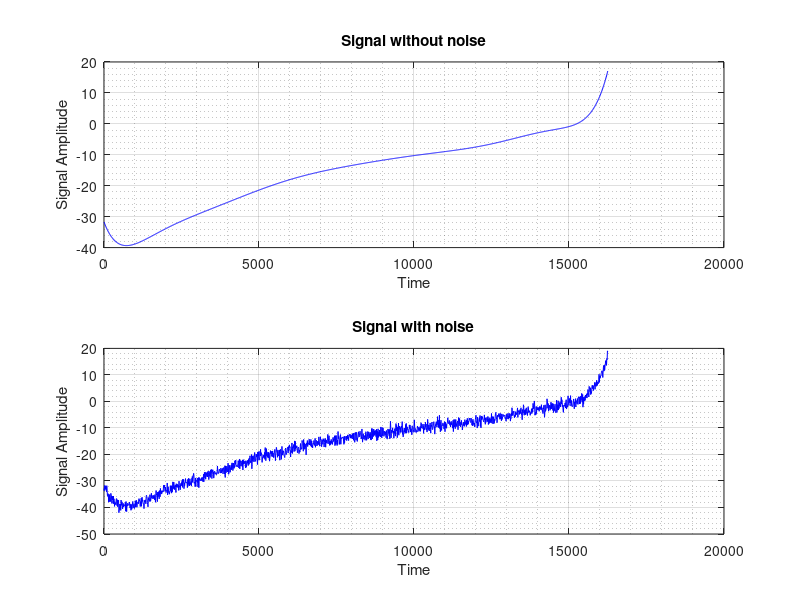

Write the MATLAB code that produced this figure. (Note: this script raises an error after producing the figure.)
%% Первая секция. Задание исходного сигнала.
% построение траектории
p = [1.29 -0.51466 -6.7952 2.242 11.911 -3.6167 -6.8425 4.4658 -3.4118 8.7944 -13.628];
x = 0:10:16250;
mu = 7891.8;
sigma = 4776.7;
z = (x-mu)/sigma;
y = p(1)*z.^10 + p(2)*z.^9 + p(3)*z.^8 + p(4)*z.^7 + p(5)*z.^6 + p(6)*z.^5 + p(7)*z.^4 + p(8)*z.^3 + p(9)*z.^2 + p(10)*z + p(11);

% сигнал без шумов
signalWithoutNoise = y;

% шумы
coeff = 1.2;
noise = randn(size(y))*coeff;

% сигнал с шумом
signalWithNoise = y + noise;

figure;
subplot(2, 1, 1);
plotSignalWithoutNoise = plot(x, signalWithoutNoise, 'b-');
xlabel('Time'), ylabel('Signal Amplitude'), title('Signal without noise'), grid on;
set(gca, 'XMinorGrid', 'on', 'YMinorGrid', 'on');

subplot(2, 1, 2);
plotSignalWithNoise = plot(x, signalWithNoise, 'b-');
xlabel('Time'), ylabel('Signal Amplitude'), title('Signal with noise'), grid on;
set(gca, 'XMinorGrid', 'on', 'YMinorGrid', 'on');

%% Вторая секция. Квантование.
% квантование будет производиться для разных уровней(0.1, 0.2 и 0.5)
quantizedSignal1 = quantization(signalWithNoise, 0.1);
quantizedSignal2 = quantization(signalWithNoise, 0.2);
quantizedSignal3 = quantization(signalWithNoise, 0.5);

figure;
subplot(3, 1, 1);
plotQuantizedSignal1 = plot(x, quantizedSignal1, 'ro', x, signalWithoutNoise, 'b-');
xlabel('Time'), ylabel('Signal Amplitude'), title('Quantized signal (level of quantization = 0.1)'), grid on;
set(gca, 'XMinorGrid', 'on', 'YMinorGrid', 'on');
set(plotQuantizedSignal1, 'MarkerSize', 3);

subplot(3, 1, 2);
plotQuantizedSignal2 = plot(x, quantizedSignal2, 'ro', x, signalWithoutNoise, 'b-');
xlabel('Time'), ylabel('Signal Amplitude'), title('Quantized signal (level of quantization = 0.2)'), grid on;
set(gca, 'XMinorGrid', 'on', 'YMinorGrid', 'on');
set(plotQuantizedSignal2, 'MarkerSize', 3);

subplot(3, 1, 3);
plotQuantizedSignal3 = plot(x, quantizedSignal3, 'ro', x, signalWithoutNoise, 'b-');
xlabel('Time'), ylabel('Signal Amplitude'), title('Quantized signal (level of quantization = 0.5)'), grid on;
set(gca, 'XMinorGrid', 'on', 'YMinorGrid', 'on');
set(plotQuantizedSignal3, 'MarkerSize', 3);

%% Третья секция. Фитрация сигналов.
quantizedSignals = [quantizedSignal1; quantizedSignal2; quantizedSignal3];

filtredSignals = [];
figure;
saveSTD = [];
for i = 1:size(quantizedSignals, 1)
    signalToFilter = quantizedSignals(i, :);
    STD = [];
    for Tau = 0.15:0.01:5
        filtredSignals(i, :) = AlphaBetaFilter(signalToFilter, Tau);
        err = abs(signalWithoutNoise - filtredSignals(i, :));
        STD = [STD sqrt(sum(err.^2)/length(err))];
    end
    saveSTD(i, :) = STD;
    TauX = 0.15:0.01:5;
    plot(TauX, STD);
    hold on;
end
xlabel('Time'), ylabel('Signal Amplitude');
title('STD with different levels of quantization (0.1; 0.2; 0.5)'), grid on;
set(gca, 'XMinorGrid', 'on', 'YMinorGrid', 'on');

%% Четвёртая секция. Определение оптимального параметра Tau.
optimalTau = [];
for i = 1:size(saveSTD, 1)
    [minimumSTD optIndexSaveSTD] = min(saveSTD(i, :));
    allOptimalTau(i) = optIndexSaveSTD/100 + 0.15;
end
optimalTauResult = sum(allOptimalTau)/size(allOptimalTau, 2);
disp(optimalTauResult);
